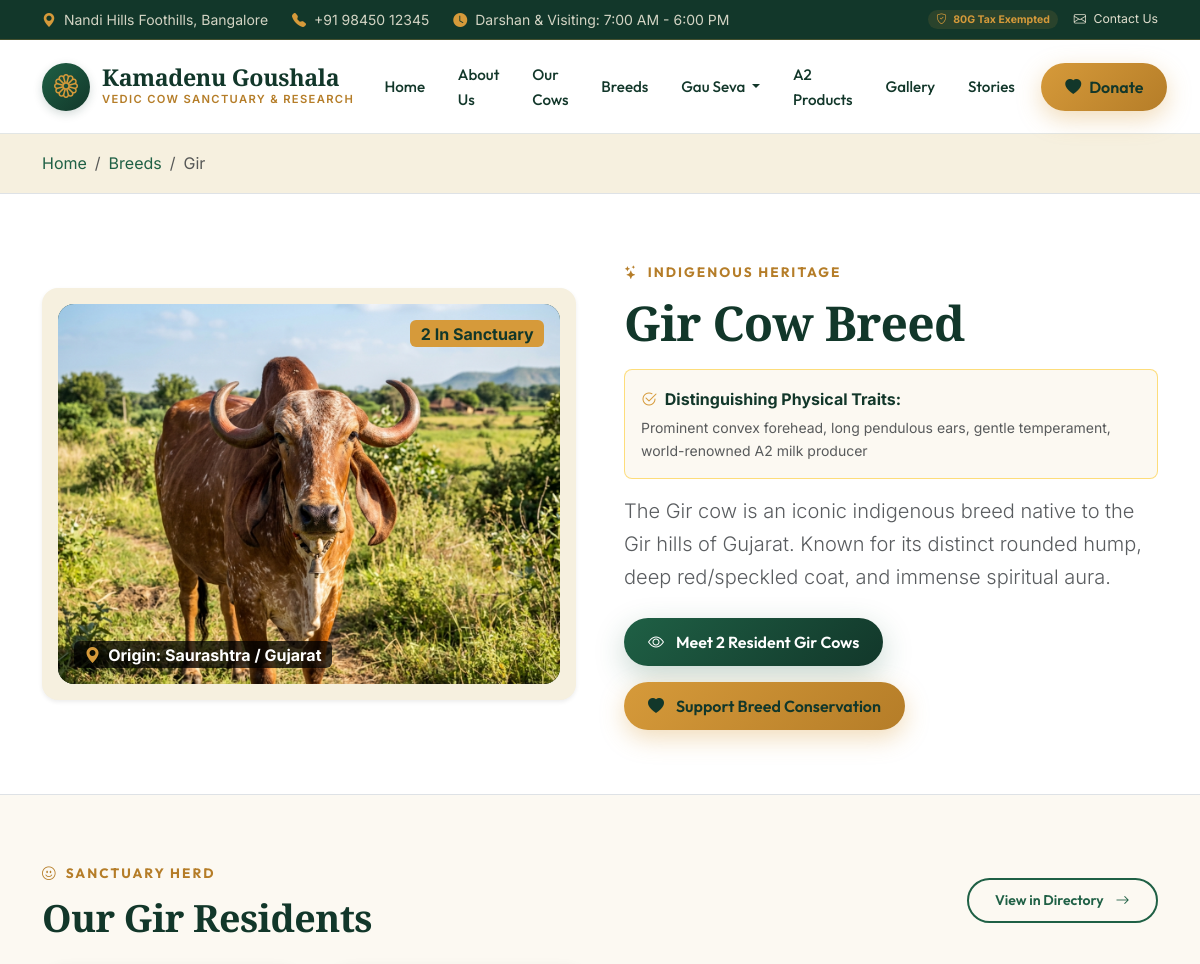
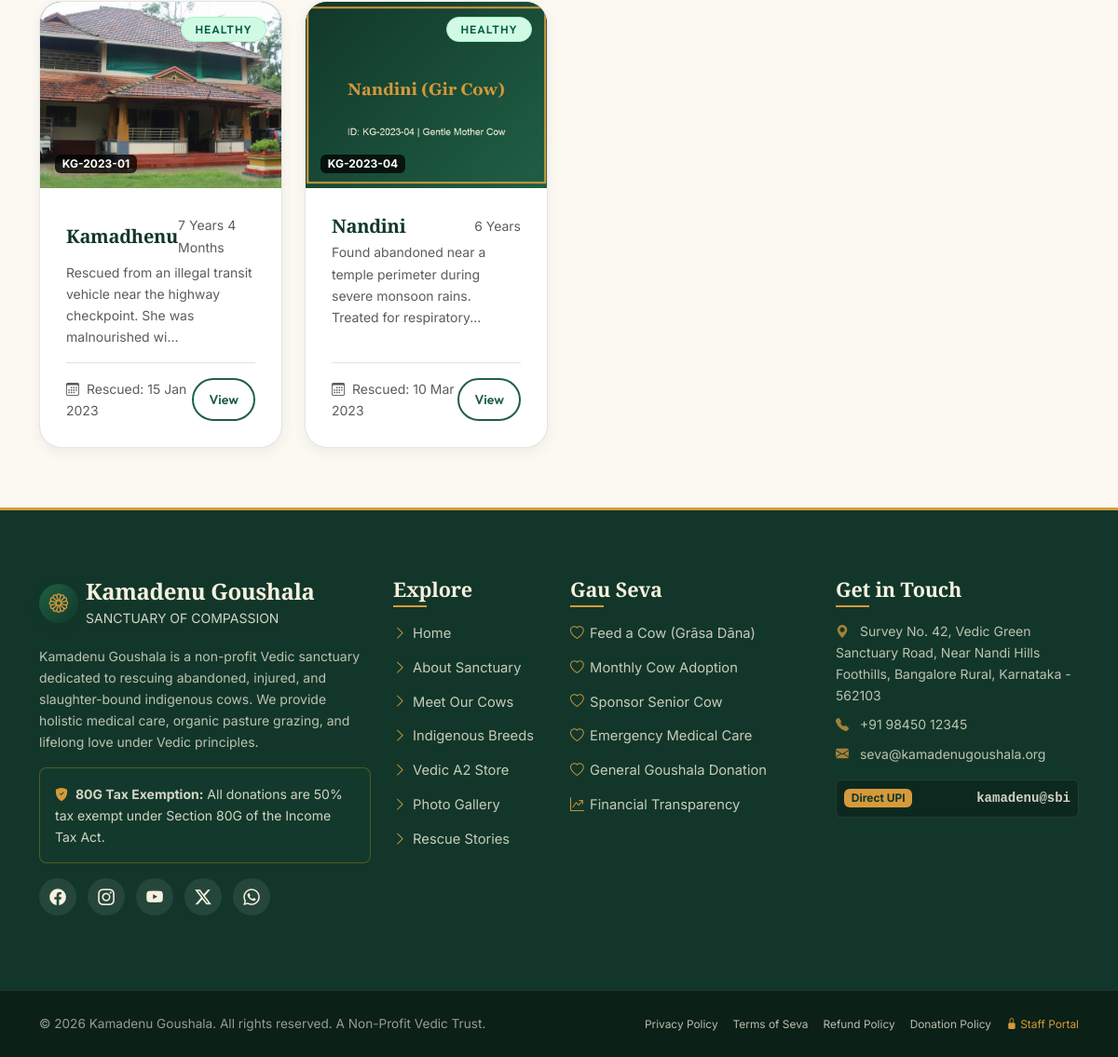
Page /breed-details.php?slug=gir on the committed database (2 pictures, top to bottom).
### tables this page shows
CREATE TABLE `cow_breeds` (
  `id` INT UNSIGNED AUTO_INCREMENT PRIMARY KEY,
  `name` VARCHAR(100) NOT NULL UNIQUE,
  `slug` VARCHAR(100) NOT NULL UNIQUE,
  `origin_region` VARCHAR(150) DEFAULT NULL,
  `characteristics` TEXT DEFAULT NULL,
  `image` VARCHAR(255) DEFAULT NULL,
  `description` TEXT DEFAULT NULL,
  `created_at` TIMESTAMP DEFAULT CURRENT_TIMESTAMP
);

CREATE TABLE `cows` (
  `id` INT UNSIGNED AUTO_INCREMENT PRIMARY KEY,
  `cow_code` VARCHAR(30) NOT NULL UNIQUE,
  `name` VARCHAR(100) NOT NULL,
  `slug` VARCHAR(120) NOT NULL UNIQUE,
  `breed_id` INT UNSIGNED NOT NULL,
  `gender` ENUM('female', 'male', 'calf_female', 'calf_male') NOT NULL DEFAULT 'female',
  `date_of_birth` DATE DEFAULT NULL,
  `rescue_date` DATE NOT NULL,
  `rescue_story` TEXT DEFAULT NULL,
  `health_status` ENUM('healthy', 'under_treatment', 'critical', 'recovering', 'elderly_care') DEFAULT 'healthy',
  `status` ENUM('active', 'adopted', 'transferred', 'deceased') DEFAULT 'active',
  `is_featured` TINYINT(1) DEFAULT 0,
  `main_image` VARCHAR(255) DEFAULT NULL,
  `description` TEXT DEFAULT NULL,
  `created_at` TIMESTAMP DEFAULT CURRENT_TIMESTAMP,
  `updated_at` TIMESTAMP DEFAULT CURRENT_TIMESTAMP ON UPDATE CURRENT_TIMESTAMP,
  FOREIGN KEY (`breed_id`) REFERENCES `cow_breeds` (`id`) ON UPDATE CASCADE
);

### config/app.php (called while the page is built, shortened)
<?php
require_once KAMADENU_ROOT . '/config/database.php';
spl_autoload_register(function ($class) {
    $classFile = KAMADENU_ROOT . '/classes/' . str_replace('\\', '/', $class) . '.php';
    if (file_exists($classFile)) {
        return;
    }
});
require_once KAMADENU_ROOT . '/includes/functions.php';

### includes/functions.php (called while the page is built, shortened)
<?php
function e(?string $value): string {
    return htmlspecialchars($value ?? '', ENT_QUOTES | ENT_SUBSTITUTE, 'UTF-8');
}
function sanitize_input(mixed $data): mixed {
    if (is_string($data)) {
        return trim(strip_tags($data));
    }
    return $data;
}
function image_url(
    ?string $filename,
    string $folder,
    string $fallback = 'placeholder.jpg'
): string {
    $filename = trim((string)$filename);
    if (str_starts_with($filename, 'assets/')) {
        $assetPath = dirname(__DIR__) . '/' . ltrim($filename, '/');
        if (is_file($assetPath)) {
            return BASE_URL . '/' . ltrim($filename, '/');
        }
    }
    $safeFilename = basename($filename);
    $uploadPath = dirname(__DIR__) . '/uploads/' . $folder . '/' . $safeFilename;
    if (is_file($uploadPath)) {
        return BASE_URL . '/uploads/' . $folder . '/' . rawurlencode($safeFilename);
    }
    return BASE_URL . '/assets/images/' . $fallback;
}
function format_date(?string $date, string $format = 'd M Y'): string {
    try {
        $dt = new DateTime($date);
        return $dt->format($format);
    } catch (Exception) {
        return $date;
    }
}
function calculate_cow_age(?string $dob): string {
    try {
        $birthDate = new DateTime($dob);
        $today = new DateTime('today');
        $diff = $birthDate->diff($today);
        if ($diff->y > 0) {
            $yearStr = $diff->y . ' ' . ($diff->y === 1 ? 'Year' : 'Years');
            if ($diff->m > 0) {
                return $yearStr . ' ' . $diff->m . ' ' . ($diff->m === 1 ? 'Month' : 'Months');
            }
            return $yearStr;
        }
        return $diff->d . ' ' . ($diff->d === 1 ? 'Day' : 'Days');
    } catch (Exception) {
        return 'N/A';
    }
}

### classes/Breed.php (called while the page is built, shortened)
<?php
class Breed {
    public static function findBySlug(string $slug): ?array {
        $sql = "SELECT * FROM cow_breeds WHERE slug = ?";
        $breed = Database::fetchOne($sql, [$slug]);
        $breed['cows'] = Database::fetchAll("
            SELECT c.*, b.name AS breed_name
            FROM cows c
            JOIN cow_breeds b ON c.breed_id = b.id
            WHERE c.breed_id = ? AND c.status != 'deceased'
            ORDER BY c.is_featured DESC, c.id ASC
        ", [$breed['id']]);
        return $breed;
    }
}

### config/database.php (called while the page is built, shortened)
<?php
function get_db_connection(): PDO {
    static $pdo = null;
    if ($pdo === null) {
        $dsn = sprintf(
            'mysql:host=%s;port=%s;dbname=%s;charset=%s',
            DB_HOST,
            DB_PORT,
            DB_NAME,
            DB_CHARSET
        );
        $options = [
            PDO::ATTR_ERRMODE            => PDO::ERRMODE_EXCEPTION,
            PDO::ATTR_DEFAULT_FETCH_MODE => PDO::FETCH_ASSOC,
            PDO::ATTR_EMULATE_PREPARES   => false,
            PDO::MYSQL_ATTR_INIT_COMMAND => "SET NAMES utf8mb4 COLLATE utf8mb4_unicode_ci, time_zone = '+05:30'"
        ];
        try {
            $pdo = new PDO($dsn, DB_USER, DB_PASS, $options);
        } catch (PDOException $e) {
            error_log('Database Connection Error: ' . $e->getMessage());
            throw new RuntimeException('Unable to establish database connection. Please ensure MySQL service is running.');
        }
    }
    return $pdo;
}

### classes/Database.php (called while the page is built, shortened)
<?php
class Database {
    private static ?PDO $pdo = null;
    public static function getConnection(): PDO {
        if (self::$pdo === null) {
            self::$pdo = get_db_connection();
        }
        return self::$pdo;
    }
    public static function fetchAll(string $sql, array $params = []): array {
        $stmt = self::getConnection()->prepare($sql);
        $stmt->execute($params);
        return $stmt->fetchAll(PDO::FETCH_ASSOC);
    }
    public static function fetchOne(string $sql, array $params = []): ?array {
        $stmt = self::getConnection()->prepare($sql);
        $stmt->execute($params);
        $result = $stmt->fetch(PDO::FETCH_ASSOC);
        return $result === false ? null : $result;
    }
}

### breed-details.php (the view, shortened to what this page needs)
<?php
require_once __DIR__ . '/config/app.php';
$slug = sanitize_input($_GET['slug'] ?? '');
$breed = Breed::findBySlug($slug);
require_once __DIR__ . '/includes/header.php';
?>
<div class="bg-cream border-bottom py-3">
    <div class="container">
        <nav aria-label="breadcrumb">
            <ol class="breadcrumb mb-0 small">
                <li class="breadcrumb-item"><a href="<?= BASE_URL; ?>/index.php" class="text-forest">Home</a></li>
                <li class="breadcrumb-item"><a href="<?= BASE_URL; ?>/breeds.php" class="text-forest">Breeds</a></li>
                <li class="breadcrumb-item active" aria-current="page"><?= e($breed['name']); ?></li>
            </ol>
        </nav>
    </div>
</div>
<section class="py-5 bg-white">
    <div class="container py-3">
        <div class="row g-5 align-items-center">
            <div class="col-lg-6">
                <div class="card p-3 rounded-4 border-0 shadow-sm bg-cream">
                    <?php
                    $breedImage = image_url($breed['image'] ?? null, 'breeds', 'placeholder-breed.jpg');
                    ?>
                    <div class="position-relative rounded-4 overflow-hidden" style="height: 380px; background-color: var(--color-forest-dark);">
                        <img
                            src="<?= e($breedImage); ?>"
                            alt="<?= e($breed['name']); ?>"
                            class="w-100 h-100 object-fit-cover d-block"
                            onerror="this.onerror=null;this.src='<?= BASE_URL; ?>/assets/images/placeholder-breed.jpg';"
                        >
                        <span class="position-absolute bottom-0 start-0 m-3 badge bg-black bg-opacity-75 text-white fs-6">
                            <i class="bi bi-geo-alt-fill text-gold me-1"></i> Origin: <?= e($breed['origin_region']); ?>
                        </span>
                        <span class="position-absolute top-0 end-0 m-3 badge bg-gold text-forest-dark fw-bold fs-6">
                            <?= count($breed['cows']); ?> In Sanctuary
                        </span>
                    </div>
                </div>
            </div>
            <div class="col-lg-6">
                <span class="section-tag"><i class="bi bi-stars"></i> Indigenous Heritage</span>
                <h1 class="display-5 font-serif text-forest-dark fw-bold mb-3"><?= e($breed['name']); ?> Cow Breed</h1>
                <div class="p-3 rounded-3 bg-cream-soft border border-warning border-opacity-50 mb-3">
                    <strong class="text-forest-dark d-block mb-1"><i class="bi bi-check2-circle text-gold me-1"></i> Distinguishing Physical Traits:</strong>
                    <p class="small text-muted mb-0"><?= e($breed['characteristics']); ?></p>
                </div>
                <div class="lead text-muted mb-4">
                    <?= nl2br(e($breed['description'])); ?>
                </div>
                <div class="d-flex flex-wrap gap-3">
                    <a href="#resident-cows" class="btn btn-forest rounded-pill px-4">
                        <i class="bi bi-eye me-1"></i> Meet <?= count($breed['cows']); ?> Resident <?= e($breed['name']); ?> Cows
                    </a>
                    <a href="<?= BASE_URL; ?>/donate.php?purpose=Conservation+of+<?= urlencode($breed['name']); ?>+Breed" class="btn btn-gold rounded-pill px-4">
                        <i class="bi bi-heart-fill me-1"></i> Support Breed Conservation
                    </a>
                </div>
            </div>
        </div>
    </div>
</section>
<section class="py-5 bg-cream-soft border-top" id="resident-cows">
    <div class="container py-3">
        <div class="d-flex justify-content-between align-items-center mb-4">
            <div>
                <span class="section-tag"><i class="bi bi-emoji-smile"></i> Sanctuary Herd</span>
                <h2 class="section-title mb-0">Our <?= e($breed['name']); ?> Residents</h2>
            </div>
            <a href="<?= BASE_URL; ?>/cows.php?breed=<?= e($breed['slug']); ?>" class="btn btn-outline-forest btn-sm rounded-pill">
                View in Directory <i class="bi bi-arrow-right ms-1"></i>
            </a>
        </div>
        <?php if (empty($breed['cows'])): ?>
            <div class="card p-5 text-center rounded-4 border-0 bg-white">
                <p class="text-muted mb-0">Currently, no cows of this specific breed are registered in our active sanctuary directory.</p>
            </div>
        <?php else: ?>
            <div class="row g-4">
                <?php foreach ($breed['cows'] as $cow):
                    $healthClass = match($cow['health_status']) {
                        'under_treatment' => 'badge-health-treatment',
                        'elderly_care'   => 'badge-health-elderly',
                        'recovering'     => 'badge-health-recovering',
                        default          => 'badge-health-healthy'
                    };
                    $ageStr = calculate_cow_age($cow['date_of_birth']);
                    $cowImage = image_url($cow['main_image'] ?? null, 'cows', 'placeholder-cow.jpg');
                ?>
                <div class="col-md-6 col-lg-3">
                    <div class="heritage-card cow-card h-100 d-flex flex-column">
                        <div class="cow-image-wrapper" style="height: 200px;">
                            <img
                                src="<?= e($cowImage); ?>"
                                alt="<?= e($cow['name']); ?>"
                                class="cow-card-image"
                                loading="lazy"
                                width="600"
                                height="450"
                                onerror="this.onerror=null;this.src='<?= BASE_URL; ?>/assets/images/placeholder-cow.jpg';"
                            >
                            <span class="position-absolute top-0 end-0 m-3 badge <?= $healthClass; ?> badge-heritage">
                                <?= ucfirst(str_replace('_', ' ', $cow['health_status'])); ?>
                            </span>
                            <span class="position-absolute bottom-0 start-0 m-3 badge bg-black bg-opacity-75 text-white small">
                                <?= e($cow['cow_code']); ?>
                            </span>
                        </div>
                        <div class="heritage-card-inner d-flex flex-column flex-grow-1">
                            <div class="d-flex justify-content-between align-items-center mb-1">
                                <h3 class="h5 font-serif text-forest-dark mb-0"><?= e($cow['name']); ?></h3>
                                <small class="text-muted"><?= $ageStr; ?></small>
                            </div>
                            <p class="small text-muted mb-3 flex-grow-1">
                                <?= e(mb_strimwidth($cow['rescue_story'] ?? $cow['description'] ?? '', 0, 95, '...')); ?>
                            </p>
                            <div class="d-flex justify-content-between align-items-center pt-3 border-top mt-auto">
                                <small class="text-muted"><i class="bi bi-calendar3 me-1"></i> Rescued: <?= format_date($cow['rescue_date']); ?></small>
                                <a href="<?= BASE_URL; ?>/cow-details.php?slug=<?= e($cow['slug']); ?>" class="btn btn-sm btn-outline-forest rounded-pill px-3">
                                    View
                                </a>
                            </div>
                        </div>
                    </div>
                </div>
                <?php endforeach; ?>
            </div>
        <?php endif; ?>
    </div>
</section>
<?php require_once __DIR__ . '/includes/footer.php'; ?>

### rows in the picture
cow_breeds: name "Gir", image (picture), origin_region "Saurashtra / Gujarat", characteristics "Prominent convex forehead, long pendulous ears, gentle temperament, world-renowned A2 milk producer", description "The Gir cow is an iconic indigenous breed native to the Gir hills of Gujarat. Known for its distinct rounded hump, deep red/speckled coat, and immense spiritual aura."
cows: main_image (picture), health_status "HEALTHY", cow_code "KG-2023-01", name "Kamadhenu", date_of_birth "7 Years 4 Months", rescue_story "Rescued from an illegal transit vehicle near the highway checkpoint. She was malnourished wi...", rescue_date "15 Jan 2023"
cows: main_image (picture), health_status "HEALTHY", cow_code "KG-2023-04", name "Nandini", date_of_birth "6 Years", rescue_story "Found abandoned near a temple perimeter during severe monsoon rains. Treated for respiratory...", rescue_date "10 Mar 2023"

### other values in the picture
get_setting('site_phone', '+91 98450 12345') "+91 98450 12345"
get_setting('site_name', 'Kamadenu Goushala') "Kamadenu Goushala"
count($breed['cows']) "2"
get_setting('site_email', 'seva@kamadenugoushala.org') "seva@kamadenugoushala.org"
get_setting('upi_id', 'kamadenu@sbi') "kamadenu@sbi"
